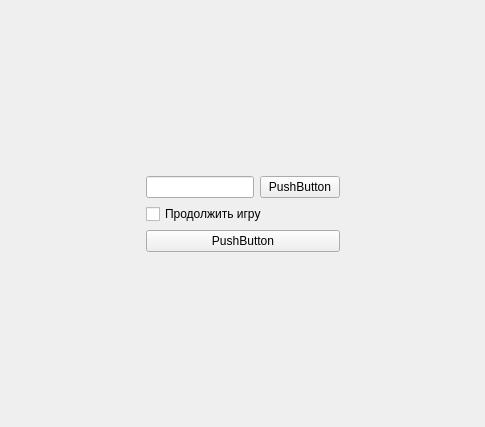
<?xml version="1.0" encoding="UTF-8"?>
<ui version="4.0">
 <class>Form</class>
 <widget class="QWidget" name="Form">
  <property name="geometry">
   <rect>
    <x>0</x>
    <y>0</y>
    <width>485</width>
    <height>427</height>
   </rect>
  </property>
  <property name="windowTitle">
   <string>Form</string>
  </property>
  <layout class="QGridLayout" name="gridLayout">
   <item row="1" column="1">
    <layout class="QVBoxLayout" name="verticalLayout">
     <item>
      <layout class="QHBoxLayout" name="horizontalLayout">
       <item>
        <widget class="QLineEdit" name="lineEdit"/>
       </item>
       <item>
        <widget class="QPushButton" name="pushButton_2">
         <property name="text">
          <string>PushButton</string>
         </property>
        </widget>
       </item>
      </layout>
     </item>
     <item>
      <widget class="QCheckBox" name="checkBox">
       <property name="text">
        <string>Продолжить игру</string>
       </property>
      </widget>
     </item>
     <item>
      <widget class="QPushButton" name="pushButton">
       <property name="text">
        <string>PushButton</string>
       </property>
      </widget>
     </item>
    </layout>
   </item>
   <item row="1" column="2">
    <spacer name="horizontalSpacer_2">
     <property name="orientation">
      <enum>Qt::Horizontal</enum>
     </property>
     <property name="sizeHint" stdset="0">
      <size>
       <width>40</width>
       <height>20</height>
      </size>
     </property>
    </spacer>
   </item>
   <item row="1" column="0">
    <spacer name="horizontalSpacer">
     <property name="orientation">
      <enum>Qt::Horizontal</enum>
     </property>
     <property name="sizeHint" stdset="0">
      <size>
       <width>40</width>
       <height>20</height>
      </size>
     </property>
    </spacer>
   </item>
   <item row="2" column="1">
    <spacer name="verticalSpacer">
     <property name="orientation">
      <enum>Qt::Vertical</enum>
     </property>
     <property name="sizeHint" stdset="0">
      <size>
       <width>20</width>
       <height>40</height>
      </size>
     </property>
    </spacer>
   </item>
   <item row="0" column="1">
    <spacer name="verticalSpacer_2">
     <property name="orientation">
      <enum>Qt::Vertical</enum>
     </property>
     <property name="sizeHint" stdset="0">
      <size>
       <width>20</width>
       <height>40</height>
      </size>
     </property>
    </spacer>
   </item>
  </layout>
 </widget>
 <resources/>
 <connections/>
</ui>
